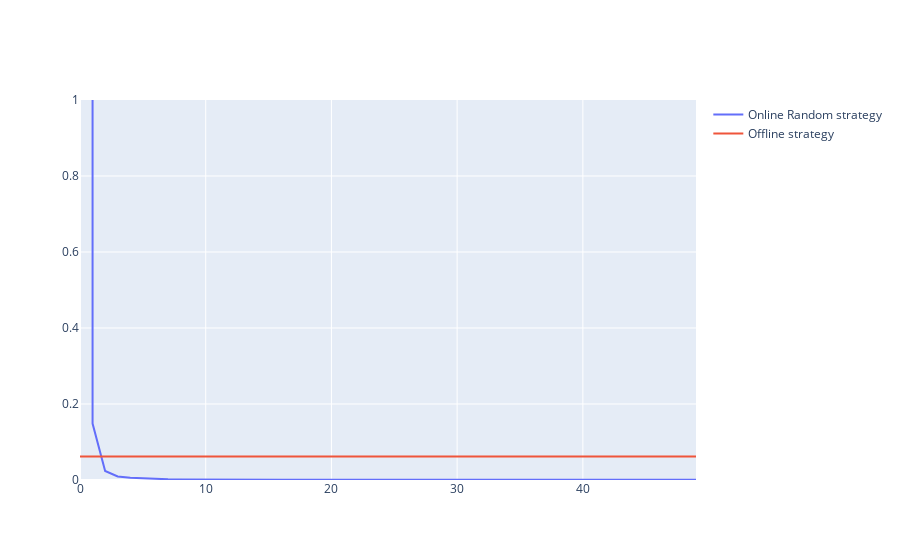

The notebook cell this image was saved under:
### Code cell
import plotly.graph_objects as go

fig = go.Figure( )
fig.add_traces([ go.Scatter( x=dft.index, y=dft.train_bce, name='Online Random strategy' ) ]) #, showlegend =True
fig.add_traces([ go.Scatter( x=dft.index, y=dft.train_offline_bce, name='Offline strategy' ) ])
fig.update_yaxes(range=[0, 1])

fig.show(legend=True)
